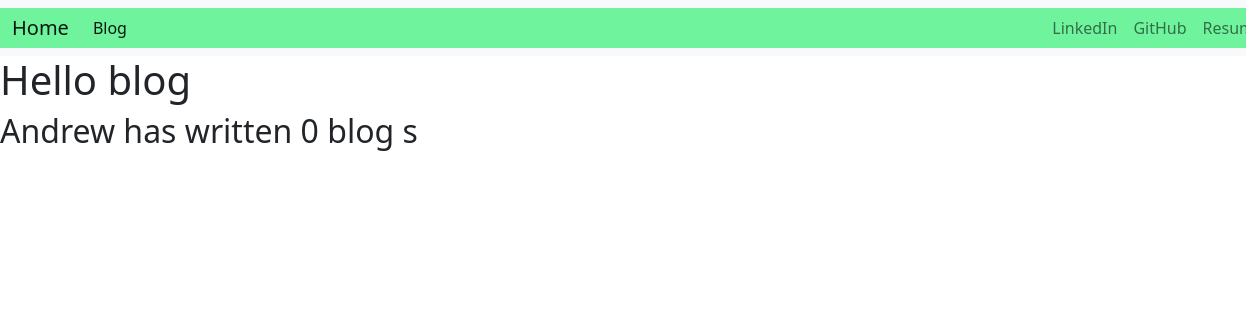
Before: /blog/ with the older database file.
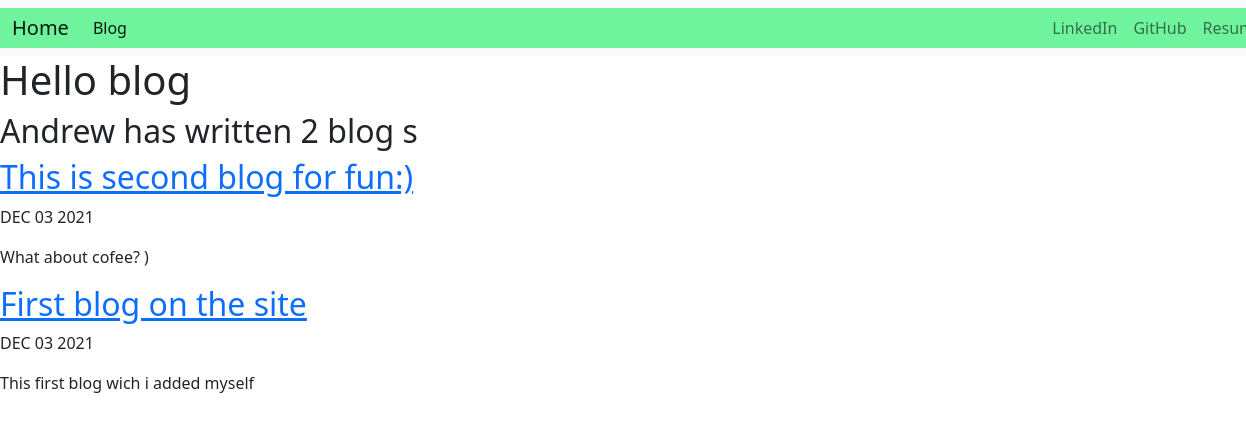
After: the same page with the newer database file.
### blog/models.py (models this page shows, shortened)
class All_blogs(models.Model):
    title = models.CharField(max_length=200)
    date = models.DateTimeField()
    description = models.TextField()

### blog/views.py (the view)
# urls.py: path('', views.all_blogs, name='all_blogs'),
def all_blogs(request):
    blogs = All_blogs.objects.order_by('-date')
    return render(request, 'blog/all_blogs.html', {'blogs':blogs} )

### blog/templates/blog/all_blogs.html (shortened to what this page needs)
{%  extends 'portfolio/base.html' %}
{% load static %}
{% block content %}
<h1>Hello blog</h1>
<h2>Andrew has written {{ blogs.count }} blog {{ blogs.count|pluralize }}</h2>
{% for blog in blogs %}
<a href="{% url 'blog:detail' blog.id %}"><h2>{{ blog.title }}</h2></a>
<p>{{ blog.date|date:'M d Y'|upper}}</p>
<p>{{ blog.description|striptags|truncatechars:100 }}</p>
{% endfor %}
{% endblock %}

Changed rows visible on the page:
added All_blogs: title "This is second blog for fun:)", date "DEC 03 2021", description "What about cofee? )"
added All_blogs: title "First blog on the site", date "DEC 03 2021", description "This first blog wich i added myself"
Other visible differences:
{{ blogs.count }}: "0" → "2"
